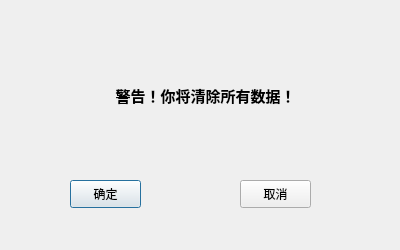
<?xml version="1.0" encoding="UTF-8"?>
<ui version="4.0">
 <class>qingchu</class>
 <widget class="QDialog" name="qingchu">
  <property name="geometry">
   <rect>
    <x>0</x>
    <y>0</y>
    <width>400</width>
    <height>250</height>
   </rect>
  </property>
  <property name="minimumSize">
   <size>
    <width>400</width>
    <height>250</height>
   </size>
  </property>
  <property name="maximumSize">
   <size>
    <width>400</width>
    <height>250</height>
   </size>
  </property>
  <property name="windowTitle">
   <string>Dialog</string>
  </property>
  <widget class="QLabel" name="label">
   <property name="geometry">
    <rect>
     <x>90</x>
     <y>80</y>
     <width>231</width>
     <height>31</height>
    </rect>
   </property>
   <property name="text">
    <string>&lt;html&gt;&lt;head/&gt;&lt;body&gt;&lt;p align=&quot;center&quot;&gt;&lt;span style=&quot; font-size:11pt; font-weight:600;&quot;&gt;警告！你将清除所有数据！&lt;/span&gt;&lt;/p&gt;&lt;/body&gt;&lt;/html&gt;</string>
   </property>
  </widget>
  <widget class="QPushButton" name="pushButton">
   <property name="geometry">
    <rect>
     <x>70</x>
     <y>180</y>
     <width>71</width>
     <height>28</height>
    </rect>
   </property>
   <property name="text">
    <string>确定</string>
   </property>
  </widget>
  <widget class="QPushButton" name="pushButton_2">
   <property name="geometry">
    <rect>
     <x>240</x>
     <y>180</y>
     <width>71</width>
     <height>28</height>
    </rect>
   </property>
   <property name="text">
    <string>取消</string>
   </property>
  </widget>
 </widget>
 <resources/>
 <connections/>
</ui>
